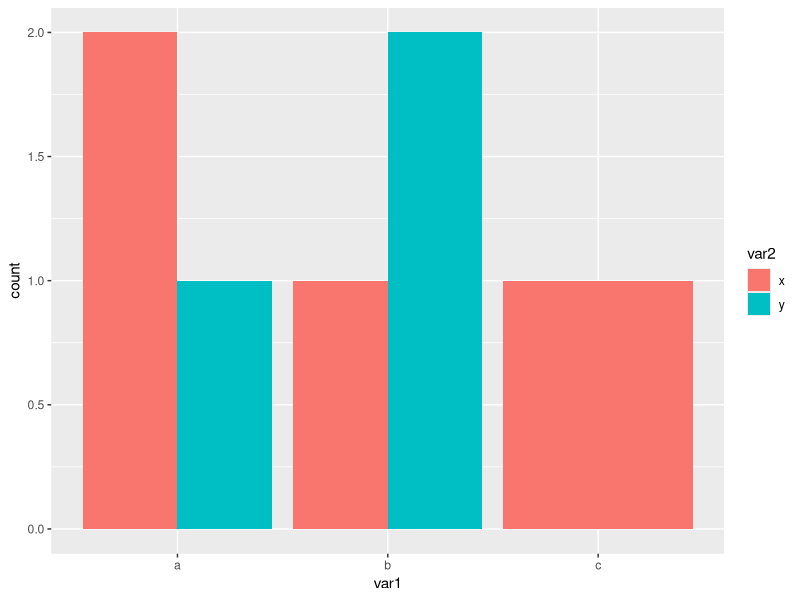
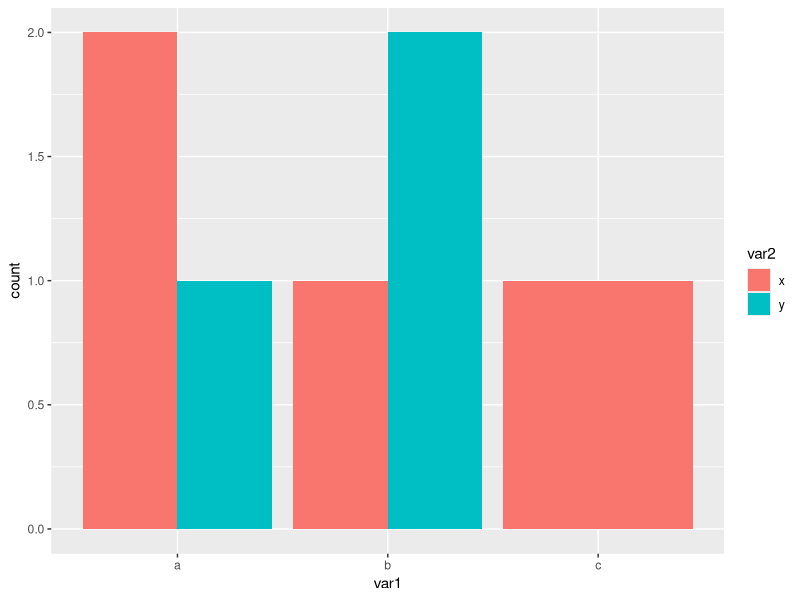
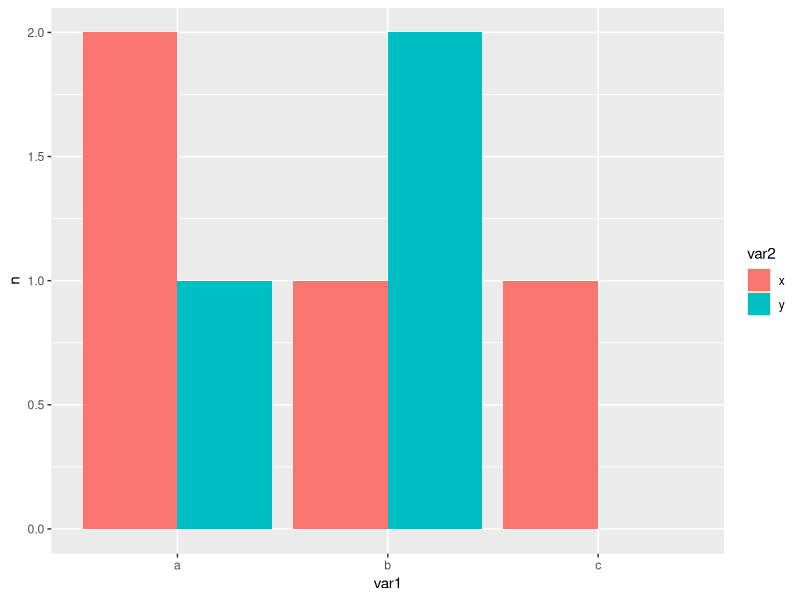
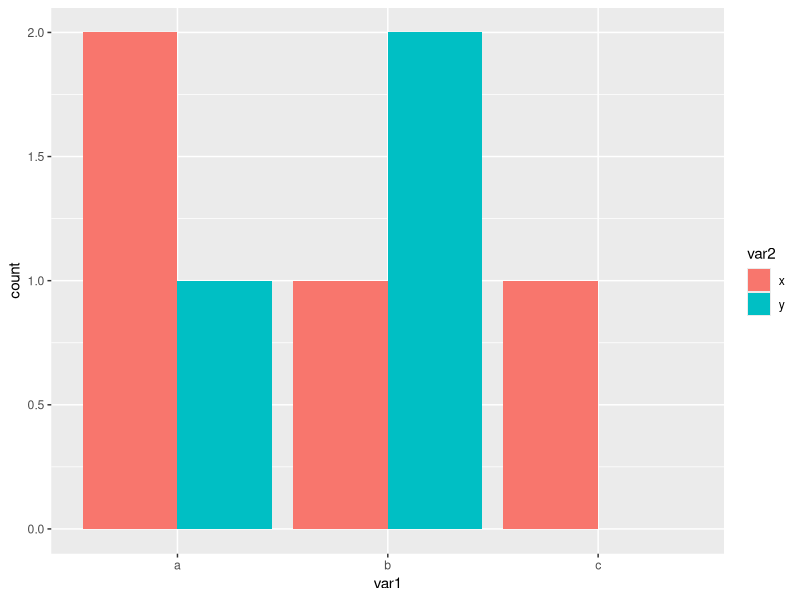

Source code (R) for these figures, in order:
## ---- chunk 1
knitr::opts_chunk$set(echo = TRUE, eval = TRUE, comment = NA, 
                      message = FALSE, warning = FALSE)
## ---- chunk 2
library(ggplot2)
fake_data <- data.frame(var1 = c("a", "a", "a", "b", "b", "b", "c"), 
                        var2 = c("x", "x", "y", "x", "y", "y", "x"))
fake_data 
ggplot(fake_data, aes(x = var1, fill = var2)) +
  geom_bar(position = "dodge")
## ---- chunk 3
ggplot(fake_data, aes(x = var1, fill = var2)) +
  geom_bar(position = "dodge") +
  scale_x_discrete(drop = FALSE) +
  scale_fill_discrete(drop = FALSE)
## ---- chunk 4
p = ggplot(fake_data, aes(x = var1, fill = var2)) +
  geom_bar(position = "dodge")
ggplot_build(p)$data
## ---- chunk 5
# starting again
library(tidyverse)
fake_data <- data.frame(var1 = c("a", "a", "a", "b", "b", "b", "c"), 
                        var2 = c("x", "x", "y", "x", "y", "y", "x"))
# count the data
count_fake = count(fake_data, var1, var2)
# fill in the missing combination
count_fake = complete(count_fake, var1, var2) 
# plot the data
ggplot(count_fake, aes(x = var1, y = n, fill = var2)) +
  geom_bar(stat = "identity", position = "dodge")
## ---- chunk 6
library(ggplot2)
fake_data <- data.frame(var1 = c("a", "a", "a", "b", "b", "b", "c"), 
                        var2 = c("x", "x", "y", "x", "y", "y", "x"))
ggplot(fake_data, aes(x = var1, fill = var2)) +
  geom_bar(position = position_dodge(preserve = 'single'))
